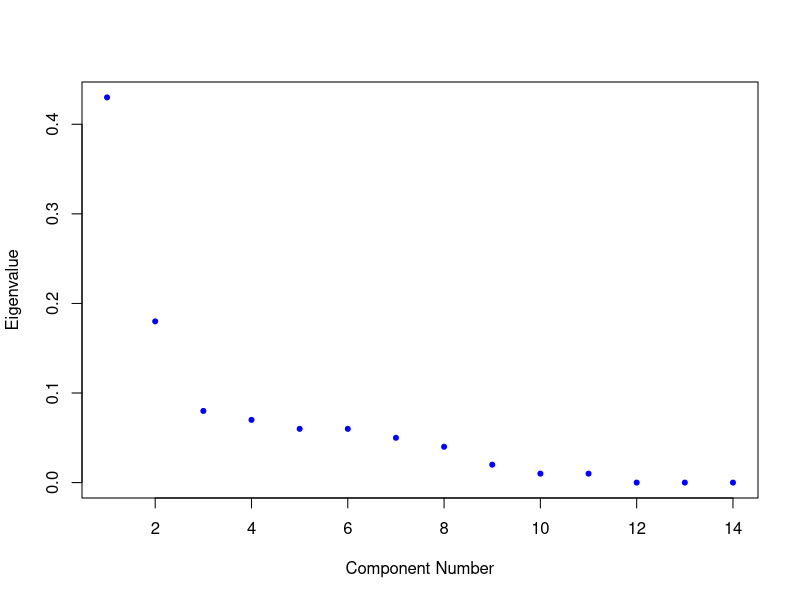

Recreate this plot in R.
# 4_reg_p0.2

data<- read.csv("4_reg_p0.2.csv")
data<- read.csv("4_reg_p0.05.csv")
data<- read.csv("4_sgl_lamb0.01.csv")
data<- read.csv("4_sgl_lamb0.02.csv")


usedata = data[, -1:-6]
dim(usedata)
pp = prcomp(usedata, center = TRUE, scale=TRUE)
eigenvalue = round(pp$sdev^2/sum(pp$sdev^2), 2)
eigenvalue
x11()
plot(x = c(1:length(eigenvalue)), y = eigenvalue, col="blue", pch=20,
     xlab="Component Number", ylab="Eigenvalue")

cumsum(round(pp$sdev^2/sum(pp$sdev^2), 2))
round(pp$rotation[, 1:10], 2)

# 取n個主成分
n = 5
x = pp$x
round(pp$rotation[, 1:n], 2)
write.csv(round(pp$rotation[, 1:n], 2), "6_reg_p0.2_pcavar.csv")

x[, 1:n]

pcadata = cbind(data[, 1:6], x[, 1:n])
write.csv(pcadata, "6_sgl_lamb0.02_pca.csv",  row.names = FALSE)
